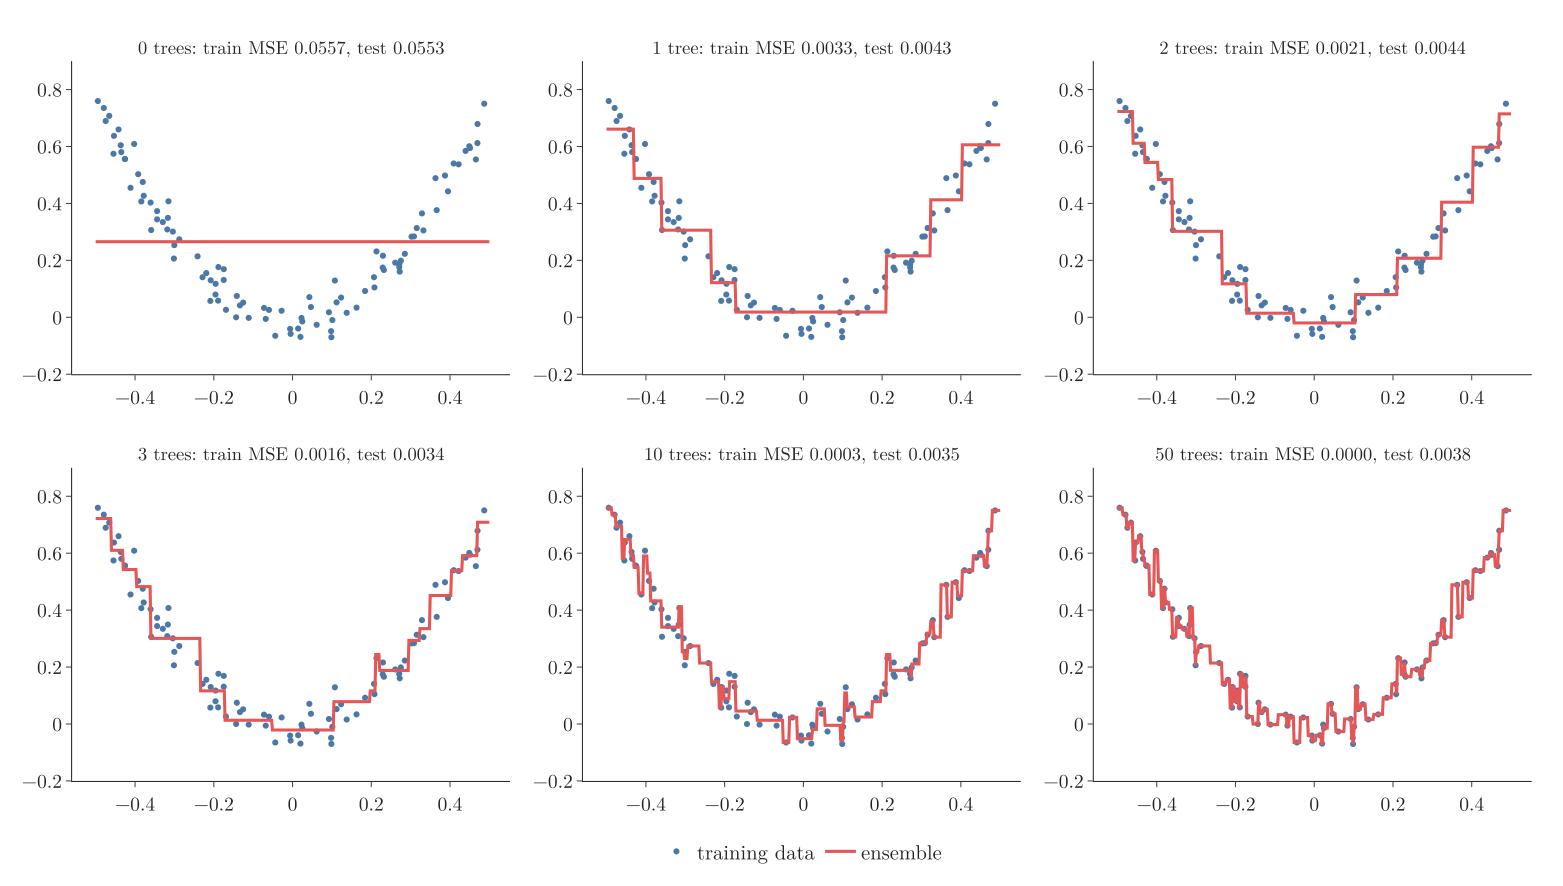

The Python source for this figure:
"""Gradient boosting on the noisy quadratic data (Plotly):
stages.png         - the ensemble after 0, 1, 2, 3, 10 and 50 trees (learning rate 1, 8 leaves per tree);
learning_rate.png  - training and test MSE after each added tree, for three learning rates."""
import sys
from pathlib import Path

import numpy as np
import plotly.graph_objects as go
from plotly.subplots import make_subplots

HERE = Path(__file__).parent
sys.path.insert(0, str(HERE.parent))
from app import GRID, X, X_test, boost, mse, predict, y, y_test  # noqa: E402

FONT = dict(family="Latin Modern Roman", size=19)
BLUE, RED, GREEN = "#4C78A8", "#E45756", "#54A24B"

f0, trees = boost(50, 1.0, 8)
counts = [0, 1, 2, 3, 10, 50]
titles = [f"{m} tree{'s' * (m != 1)}: train MSE {mse(y, predict(f0, trees[:m], 1.0, X)):.4f}, "
          f"test {mse(y_test, predict(f0, trees[:m], 1.0, X_test)):.4f}" for m in counts]
fig = make_subplots(2, 3, subplot_titles=titles, horizontal_spacing=0.05, vertical_spacing=0.13)
for i, m in enumerate(counts):
    r, c = i // 3 + 1, i % 3 + 1
    fig.add_trace(go.Scatter(x=X[:, 0], y=y, mode="markers", marker=dict(color=BLUE, size=6), name="training data",
                             showlegend=i == 0), r, c)
    fig.add_trace(go.Scatter(x=GRID[:, 0], y=predict(f0, trees[:m], 1.0, GRID), mode="lines", name="ensemble",
                             line=dict(color=RED, width=3), showlegend=i == 0), r, c)
    print(titles[i])
fig.update_yaxes(range=[-0.2, 0.9])
fig.update_annotations(font_size=18)
fig.update_layout(template="simple_white", width=1500, height=850, font=FONT, margin=dict(l=40, r=20, t=50, b=40),
                  legend=dict(orientation="h", x=0.5, xanchor="center", y=-0.07, font_size=20))
fig.write_image(HERE / "stages.png", scale=2)
fig.write_image(HERE / "stages.pdf")

fig = go.Figure()
n = np.arange(1, 201)
for lr, col in [(1.0, RED), (0.5, GREEN), (0.1, BLUE)]:
    f0, trees = boost(200, lr, 8)
    tr = [mse(y, predict(f0, trees[:m], lr, X)) for m in n]
    te = [mse(y_test, predict(f0, trees[:m], lr, X_test)) for m in n]
    fig.add_trace(go.Scatter(x=n, y=te, name=f"learning rate {lr}: test", line=dict(color=col, width=3)))
    fig.add_trace(go.Scatter(x=n, y=tr, name=f"learning rate {lr}: train", line=dict(color=col, width=2, dash="dot")))
    print(lr, "best test", round(min(te), 5), "after", int(np.argmin(te)) + 1, "trees; test after 200:", round(te[-1], 5),
          "train after 200:", round(tr[-1], 6))
fig.update_xaxes(title="number of trees (log scale)", type="log")
fig.update_yaxes(title="mean squared error", range=[0, 0.012])
fig.update_layout(template="simple_white", width=1100, height=700, font=FONT, margin=dict(l=80, r=20, t=20, b=70),
                  legend=dict(orientation="h", x=0.5, xanchor="center", y=-0.17, yanchor="top", font_size=17))
fig.write_image(HERE / "learning_rate.png", scale=2)
fig.write_image(HERE / "learning_rate.pdf")
